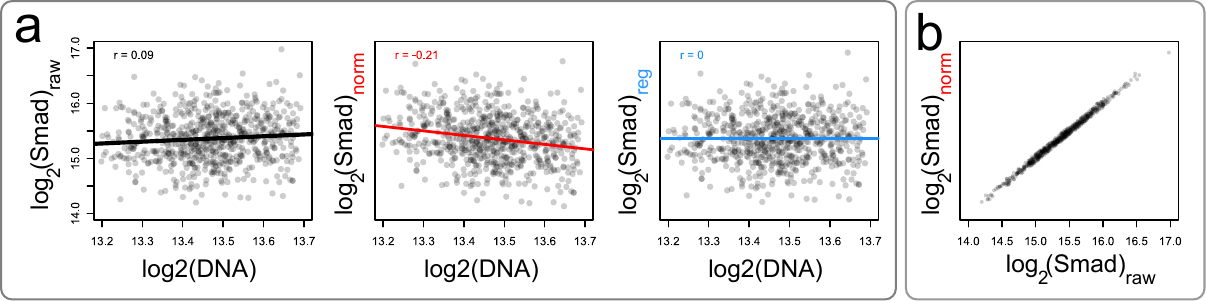

This chart was generated by the following R code:
library(Cairo)
library(Hmisc)

params   = read.table('data/cycleParams.csv',sep=',',header=T)
filtered = read.table('data/filteredSingleCellData.csv',sep=',',header=T)

attach(params)

subset = filtered$well == 'D6'
histBins = c(-Inf, seq( from=14, to=16.5, length.out=20), Inf)

CairoSVG('singleCellNorm.svg',height=3,width=12)
par(mfrow=c(1,4))


ylims = c(14,17)
xlims = c(13.2,13.7)


plot( log2(filtered$totalIntensity.1[subset]),
      log2(filtered$totalIntensity.2[subset]),
      pch=16, col=rgb(0,0,0,.2), xlim=xlims, ylim=ylims )
fit = lm( log2(filtered$totalIntensity.2[subset]) ~
          log2(filtered$totalIntensity.1[subset]) )
abline(fit,col='gray',lwd=3)
legend('topleft', paste('r =',round( 
    rcorr( log2(filtered$totalIntensity.2[subset]),
           log2(filtered$totalIntensity.1[subset]),
          type='pearson')$r[2],2)),text.col='red',bty='n')


plot( log2(filtered$totalIntensity.1[subset]),
      log2(filtered$denoisedTotalIntensityMult.2[subset]),
      pch=16, col=rgb(0,0,0,.2),main='multiplicative', xlim=xlims, ylim=ylims )
fit = lm( log2(filtered$denoisedTotalIntensityMult.2[subset]) ~
            log2(filtered$totalIntensity.1[subset]) )
abline(fit,col='red',lwd=2)
legend('topleft', paste('r =',round( 
  rcorr( log2(filtered$denoisedTotalIntensityMult.2[subset]),
         log2(filtered$totalIntensity.1[subset]),
         type='pearson')$r[2],2)),text.col='red',bty='n')


plot( log2(filtered$totalIntensity.1[subset]),
      log2(filtered$denoisedTotalIntensity.2[subset]),
      pch=16, col=rgb(0,0,0,.2),main='regression', xlim=xlims, ylim=ylims )
fit = lm( log2(filtered$denoisedTotalIntensity.2[subset]) ~
            log2(filtered$totalIntensity.1[subset]) )
abline(fit,col='dodgerblue',lwd=2)
legend('topleft', paste('r =',round( 
  rcorr( log2(filtered$denoisedTotalIntensity.2[subset]),
         log2(filtered$totalIntensity.1[subset]),
         type='pearson')$r[2],2)),text.col='red',bty='n')


plot( log2(filtered$totalIntensity.2[subset]),
      log2(filtered$denoisedTotalIntensity.2[subset]),
      pch=16, main='shuffling',col= rgb(0,0,0,.2),cex=.5,
      xlim=ylims, ylim=ylims )

dev.off()